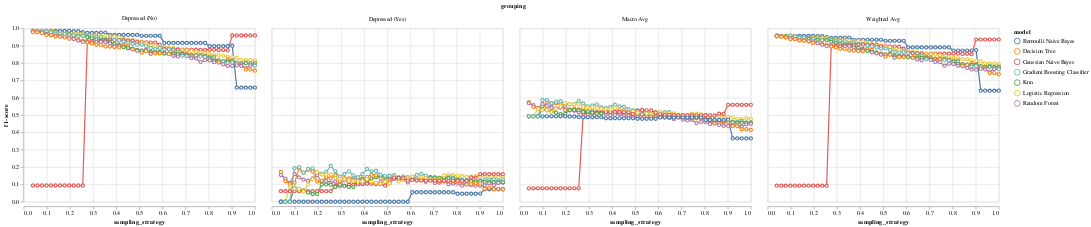

Here is the notebook cell this chart was saved with:
### Code cell
alt.Chart(perf_test_baseline_v2).mark_line(
   point={
     "filled": False,
     "fill": "white"
   }
).encode(
    x = alt.X('sampling_strategy'),
    y = alt.Y('f1-score', scale=alt.Scale(domain=[0, 1])),
    color='model:N',
).facet(
    facet=alt.Facet('grouping')
)

### Figure 1 — Vega-Lite specification as saved in the notebook (floating-point values rounded to 4 significant figures; data arrays with more than 128 entries replaced by an {"elided": "..."} marker saying what was removed)
{"config": {"view": {"continuousWidth": 400, "continuousHeight": 300}}, "data": {"name": "data-16433dfd4b934270494d227139174282"}, "facet": {"field": "grouping", "type": "nominal"}, "spec": {"mark": {"type": "line", "point": {"filled": false, "fill": "white"}}, "encoding": {"color": {"field": "model", "type": "nominal"}, "x": {"field": "sampling_strategy", "type": "quantitative"}, "y": {"field": "f1-score", "scale": {"domain": [0, 1]}, "type": "quantitative"}}}, "$schema": "https://vega.github.io/schema/vega-lite/v4.17.0.json", "datasets": {"data-16433dfd4b934270494d227139174282": {"elided": "1400 records"}}}
